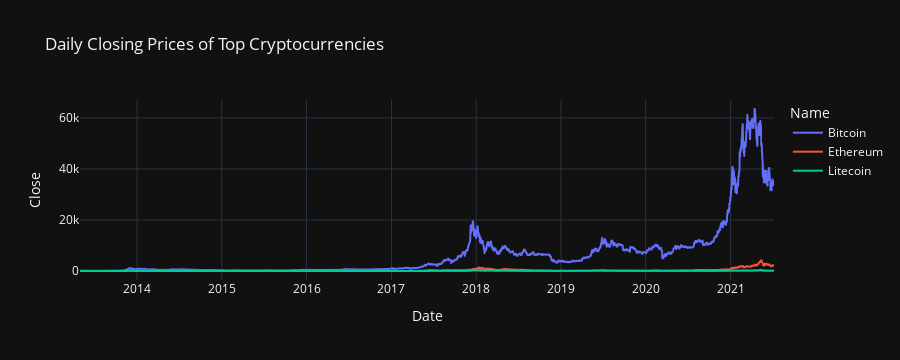

Write notebook code for a chart like this one.
### Code cell
# === Interactive Daily Closing Prices ===
import plotly.express as px
from pathlib import Path

fig_dir.mkdir(parents=True, exist_ok=True)

fig = px.line(
    df,
    x="Date", y="Close", color="Name",
    title="Daily Closing Prices of Top Cryptocurrencies",
    template="plotly_dark"
)

# Saving as interactive HTML
prices_path = fig_dir / "daily_closing_prices.html"
fig.write_html(prices_path)

print(f"Saved interactive plot: {prices_path}")

fig.show()

### Figure 1 — Plotly figure (JSON) as saved in the notebook; plotly's stock layout.template omitted (floating-point values rounded to 4 significant figures; data arrays with more than 128 entries replaced by an {"elided": "..."} marker saying what was removed)
{"data": [{"hovertemplate": "Name=Bitcoin<br>Date=%{x}<br>Close=%{y}<extra></extra>", "legendgroup": "Bitcoin", "line": {"color": "#636efa", "dash": "solid"}, "marker": {"symbol": "circle"}, "mode": "lines", "name": "Bitcoin", "showlegend": true, "type": "scattergl", "x": {"elided": "2991 str values"}, "xaxis": "x", "y": {"elided": "2991 float values"}, "yaxis": "y"}, {"hovertemplate": "Name=Ethereum<br>Date=%{x}<br>Close=%{y}<extra></extra>", "legendgroup": "Ethereum", "line": {"color": "#EF553B", "dash": "solid"}, "marker": {"symbol": "circle"}, "mode": "lines", "name": "Ethereum", "showlegend": true, "type": "scattergl", "x": {"elided": "2160 str values"}, "xaxis": "x", "y": {"elided": "2160 float values"}, "yaxis": "y"}, {"hovertemplate": "Name=Litecoin<br>Date=%{x}<br>Close=%{y}<extra></extra>", "legendgroup": "Litecoin", "line": {"color": "#00cc96", "dash": "solid"}, "marker": {"symbol": "circle"}, "mode": "lines", "name": "Litecoin", "showlegend": true, "type": "scattergl", "x": {"elided": "2991 str values"}, "xaxis": "x", "y": {"elided": "2991 float values"}, "yaxis": "y"}], "layout": {"height": 360, "legend": {"title": {"text": "Name"}, "tracegroupgap": 0}, "title": {"text": "Daily Closing Prices of Top Cryptocurrencies"}, "xaxis": {"anchor": "y", "autorange": true, "domain": [0, 1], "range": ["2013-04-29 23:59:59", "2021-07-06 23:59:59"], "title": {"text": "Date"}, "type": "date"}, "yaxis": {"anchor": "x", "autorange": true, "domain": [0, 1], "range": [-3528.0, 67030.0], "title": {"text": "Close"}, "type": "linear"}}}
